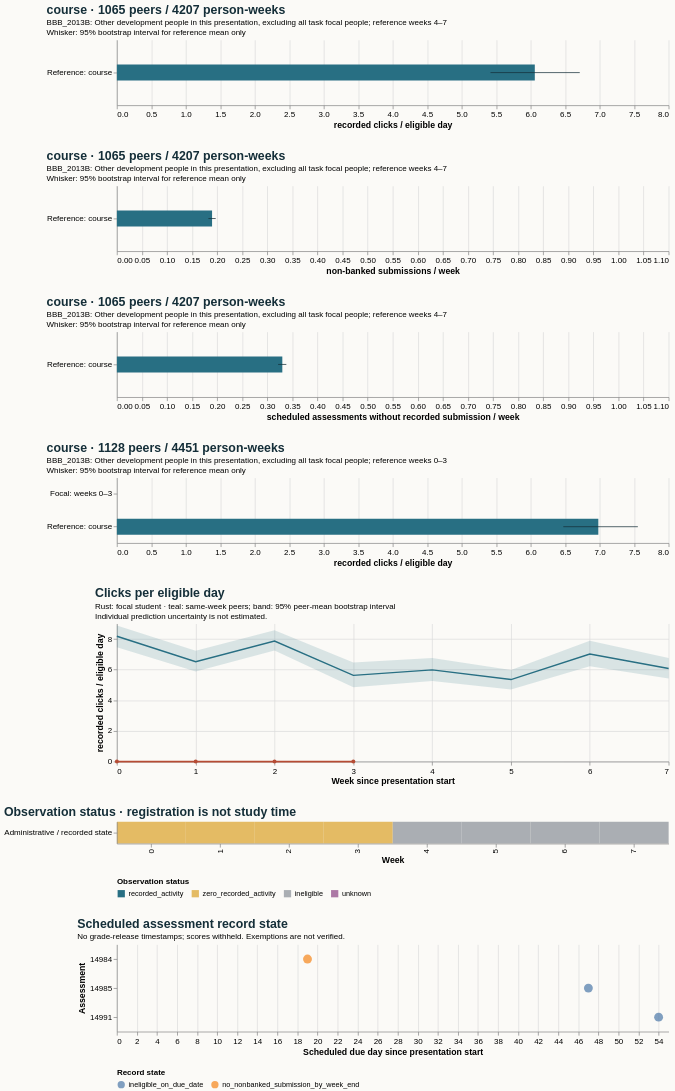

The specification (Vega-Lite) saved for this image:
### Vega-Lite specification from a JSON file in a GitHub repository (floating-point values rounded to 4 significant figures)
{"$schema": "https://vega.github.io/schema/vega-lite/v5.20.1.json", "config": {"axis": {"labelFontSize": 11, "titleFontSize": 12}, "background": "#fbfaf7", "font": "sans-serif", "title": {"anchor": "start", "color": "#142e38", "fontSize": 17, "subtitleFontSize": 11}, "view": {"continuousHeight": 300, "continuousWidth": 300, "stroke": null}}, "datasets": {"data-4c27e6e628167cfd0b411db370dc35ba": [{"end_day": 6, "focal_value": 0.0, "peer_ci_high": 8.871, "peer_ci_low": 7.452, "peer_mean": 8.174, "peer_observations": 1127, "peer_people": 1127, "reference": "course", "unit": "recorded clicks / eligible day", "week": 0}, {"end_day": 13, "focal_value": 0.0, "peer_ci_high": 7.232, "peer_ci_low": 5.883, "peer_mean": 6.521, "peer_observations": 1121, "peer_people": 1121, "reference": "course", "unit": "recorded clicks / eligible day", "week": 1}, {"end_day": 20, "focal_value": 0.0, "peer_ci_high": 8.57, "peer_ci_low": 7.25, "peer_mean": 7.865, "peer_observations": 1105, "peer_people": 1105, "reference": "course", "unit": "recorded clicks / eligible day", "week": 2}, {"end_day": 27, "focal_value": 0.0, "peer_ci_high": 6.459, "peer_ci_low": 4.849, "peer_mean": 5.625, "peer_observations": 1098, "peer_people": 1098, "reference": "course", "unit": "recorded clicks / eligible day", "week": 3}, {"end_day": 34, "focal_value": null, "peer_ci_high": 6.765, "peer_ci_low": 5.26, "peer_mean": 5.982, "peer_observations": 1065, "peer_people": 1065, "reference": "course", "unit": "recorded clicks / eligible day", "week": 4}, {"end_day": 41, "focal_value": null, "peer_ci_high": 5.967, "peer_ci_low": 4.705, "peer_mean": 5.35, "peer_observations": 1058, "peer_people": 1058, "reference": "course", "unit": "recorded clicks / eligible day", "week": 5}, {"end_day": 48, "focal_value": null, "peer_ci_high": 7.878, "peer_ci_low": 6.227, "peer_mean": 7.012, "peer_observations": 1050, "peer_people": 1050, "reference": "course", "unit": "recorded clicks / eligible day", "week": 6}, {"end_day": 55, "focal_value": null, "peer_ci_high": 6.762, "peer_ci_low": 5.427, "peer_mean": 6.076, "peer_observations": 1034, "peer_people": 1034, "reference": "course", "unit": "recorded clicks / eligible day", "week": 7}], "data-4ca21a1d6e8f91bcca9076e58ef3143f": [{"hi": null, "lo": null, "series": "Focal: weeks 4–7", "value": null}, {"hi": 0.197, "lo": 0.1824, "series": "Reference: course", "value": 0.1897}], "data-78a18c7f6ad613cca0553ad7d17dcb2a": [{"hi": null, "lo": null, "series": "Focal: weeks 4–7", "value": null}, {"hi": 0.3378, "lo": 0.3214, "series": "Reference: course", "value": 0.3298}], "data-8cb647addeba0d053e5f3fbcbcd644f6": [{"eligible_days": 7.0, "end_day": 6, "logging_completeness": "unknown", "observation_status": "zero_recorded_activity", "row": "Administrative / recorded state", "score_status": "withheld_release_time_unknown", "start_day": 0, "value": 0.0, "week": 0}, {"eligible_days": 7.0, "end_day": 13, "logging_completeness": "unknown", "observation_status": "zero_recorded_activity", "row": "Administrative / recorded state", "score_status": "withheld_release_time_unknown", "start_day": 7, "value": 0.0, "week": 1}, {"eligible_days": 7.0, "end_day": 20, "logging_completeness": "unknown", "observation_status": "zero_recorded_activity", "row": "Administrative / recorded state", "score_status": "withheld_release_time_unknown", "start_day": 14, "value": 0.0, "week": 2}, {"eligible_days": 6.0, "end_day": 27, "logging_completeness": "unknown", "observation_status": "zero_recorded_activity", "row": "Administrative / recorded state", "score_status": "withheld_release_time_unknown", "start_day": 21, "value": 0.0, "week": 3}, {"eligible_days": 0.0, "end_day": 34, "logging_completeness": "unknown", "observation_status": "ineligible", "row": "Administrative / recorded state", "score_status": "withheld_release_time_unknown", "start_day": 28, "value": null, "week": 4}, {"eligible_days": 0.0, "end_day": 41, "logging_completeness": "unknown", "observation_status": "ineligible", "row": "Administrative / recorded state", "score_status": "withheld_release_time_unknown", "start_day": 35, "value": null, "week": 5}, {"eligible_days": 0.0, "end_day": 48, "logging_completeness": "unknown", "observation_status": "ineligible", "row": "Administrative / recorded state", "score_status": "withheld_release_time_unknown", "start_day": 42, "value": null, "week": 6}, {"eligible_days": 0.0, "end_day": 55, "logging_completeness": "unknown", "observation_status": "ineligible", "row": "Administrative / recorded state", "score_status": "withheld_release_time_unknown", "start_day": 49, "value": null, "week": 7}], "data-ad7d0c8bf351e940bb42a6df6dc84367": [{"hi": null, "lo": null, "series": "Focal: weeks 4–7", "value": null}, {"hi": 6.711, "lo": 5.417, "series": "Reference: course", "value": 6.059}], "data-c804da4b781df25747de5e55c03f81ca": [{"as_of_day": 20, "assessment_id": 14984, "course": "BBB_2013B", "due_day": 19, "person_id": 558146, "score_status": "withheld_release_time_unknown", "state": "no_nonbanked_submission_by_week_end", "week": 2}, {"as_of_day": 48, "assessment_id": 14985, "course": "BBB_2013B", "due_day": 47, "person_id": 558146, "score_status": "withheld_release_time_unknown", "state": "ineligible_on_due_date", "week": 6}, {"as_of_day": 55, "assessment_id": 14991, "course": "BBB_2013B", "due_day": 54, "person_id": 558146, "score_status": "withheld_release_time_unknown", "state": "ineligible_on_due_date", "week": 7}], "data-fa13c4896456eaf64b79150cd266ddfc": [{"hi": null, "lo": null, "series": "Focal: weeks 0–3", "value": 0.0}, {"hi": 7.553, "lo": 6.472, "series": "Reference: course", "value": 6.98}]}, "resolve": {"scale": {"color": "independent"}}, "spacing": 28, "vconcat": [{"data": {"name": "data-ad7d0c8bf351e940bb42a6df6dc84367"}, "height": 90, "layer": [{"encoding": {"x": {"field": "value", "scale": {"domain": [0, 7.931], "zero": true}, "title": "recorded clicks / eligible day", "type": "quantitative"}, "y": {"field": "series", "sort": null, "title": null, "type": "nominal"}}, "mark": {"color": "#286f83", "size": 22, "type": "bar"}}, {"encoding": {"x": {"field": "lo", "type": "quantitative"}, "x2": {"field": "hi"}, "y": {"field": "series", "sort": null, "title": null, "type": "nominal"}}, "mark": {"color": "#142e38", "type": "rule"}}], "title": {"subtitle": ["BBB_2013B: Other development people in this presentation, excluding all task focal people; reference weeks 4–7", "Whisker: 95% bootstrap interval for reference mean only"], "text": "course · 1065 peers / 4207 person-weeks"}, "width": 760}, {"data": {"name": "data-4ca21a1d6e8f91bcca9076e58ef3143f"}, "height": 90, "layer": [{"encoding": {"x": {"field": "value", "scale": {"domain": [0, 1.05], "zero": true}, "title": "non-banked submissions / week", "type": "quantitative"}, "y": {"field": "series", "sort": null, "title": null, "type": "nominal"}}, "mark": {"color": "#286f83", "size": 22, "type": "bar"}}, {"encoding": {"x": {"field": "lo", "type": "quantitative"}, "x2": {"field": "hi"}, "y": {"field": "series", "sort": null, "title": null, "type": "nominal"}}, "mark": {"color": "#142e38", "type": "rule"}}], "title": {"subtitle": ["BBB_2013B: Other development people in this presentation, excluding all task focal people; reference weeks 4–7", "Whisker: 95% bootstrap interval for reference mean only"], "text": "course · 1065 peers / 4207 person-weeks"}, "width": 760}, {"data": {"name": "data-78a18c7f6ad613cca0553ad7d17dcb2a"}, "height": 90, "layer": [{"encoding": {"x": {"field": "value", "scale": {"domain": [0, 1.05], "zero": true}, "title": "scheduled assessments without recorded submission / week", "type": "quantitative"}, "y": {"field": "series", "sort": null, "title": null, "type": "nominal"}}, "mark": {"color": "#286f83", "size": 22, "type": "bar"}}, {"encoding": {"x": {"field": "lo", "type": "quantitative"}, "x2": {"field": "hi"}, "y": {"field": "series", "sort": null, "title": null, "type": "nominal"}}, "mark": {"color": "#142e38", "type": "rule"}}], "title": {"subtitle": ["BBB_2013B: Other development people in this presentation, excluding all task focal people; reference weeks 4–7", "Whisker: 95% bootstrap interval for reference mean only"], "text": "course · 1065 peers / 4207 person-weeks"}, "width": 760}, {"data": {"name": "data-fa13c4896456eaf64b79150cd266ddfc"}, "height": 90, "layer": [{"encoding": {"x": {"field": "value", "scale": {"domain": [0, 7.931], "zero": true}, "title": "recorded clicks / eligible day", "type": "quantitative"}, "y": {"field": "series", "sort": null, "title": null, "type": "nominal"}}, "mark": {"color": "#286f83", "size": 22, "type": "bar"}}, {"encoding": {"x": {"field": "lo", "type": "quantitative"}, "x2": {"field": "hi"}, "y": {"field": "series", "sort": null, "title": null, "type": "nominal"}}, "mark": {"color": "#142e38", "type": "rule"}}], "title": {"subtitle": ["BBB_2013B: Other development people in this presentation, excluding all task focal people; reference weeks 0–3", "Whisker: 95% bootstrap interval for reference mean only"], "text": "course · 1128 peers / 4451 person-weeks"}, "width": 760}, {"data": {"name": "data-4c27e6e628167cfd0b411db370dc35ba"}, "height": 190, "layer": [{"encoding": {"x": {"axis": {"tickMinStep": 1}, "field": "week", "title": "Week since presentation start", "type": "quantitative"}, "y": {"field": "peer_ci_low", "scale": {"zero": true}, "title": "recorded clicks / eligible day", "type": "quantitative"}, "y2": {"field": "peer_ci_high"}}, "mark": {"color": "#286f83", "opacity": 0.16, "type": "area"}}, {"encoding": {"tooltip": [{"field": "week", "type": "quantitative"}, {"field": "peer_mean", "type": "quantitative"}, {"field": "peer_people", "type": "quantitative"}, {"field": "peer_observations", "type": "quantitative"}], "x": {"field": "week", "type": "quantitative"}, "y": {"field": "peer_mean", "type": "quantitative"}}, "mark": {"color": "#286f83", "strokeWidth": 2, "type": "line"}}, {"encoding": {"tooltip": [{"field": "week", "type": "quantitative"}, {"field": "focal_value", "type": "quantitative"}], "x": {"field": "week", "type": "quantitative"}, "y": {"field": "focal_value", "type": "quantitative"}}, "mark": {"color": "#b64c35", "point": {"color": "#b64c35"}, "strokeWidth": 2.5, "type": "line"}}], "title": {"subtitle": ["Rust: focal student · teal: same-week peers; band: 95% peer-mean bootstrap interval", "Individual prediction uncertainty is not estimated."], "text": "Clicks per eligible day"}, "width": 760}, {"data": {"name": "data-8cb647addeba0d053e5f3fbcbcd644f6"}, "encoding": {"color": {"field": "observation_status", "legend": {"labelLimit": 260, "orient": "bottom"}, "scale": {"domain": ["recorded_activity", "zero_recorded_activity", "ineligible", "unknown"], "range": ["#286f83", "#e4bb64", "#aaaeb3", "#ac78a5"]}, "title": "Observation status", "type": "nominal"}, "tooltip": [{"field": "week", "type": "quantitative"}, {"field": "eligible_days", "type": "quantitative"}, {"field": "observation_status", "type": "nominal"}, {"field": "logging_completeness", "type": "nominal"}], "x": {"field": "week", "title": "Week", "type": "ordinal"}, "y": {"field": "row", "title": null, "type": "nominal"}}, "height": 30, "mark": {"type": "rect"}, "title": "Observation status · registration is not study time", "width": 760}, {"data": {"name": "data-c804da4b781df25747de5e55c03f81ca"}, "encoding": {"color": {"field": "state", "legend": {"labelLimit": 400, "orient": "bottom"}, "title": "Record state", "type": "nominal"}, "tooltip": [{"field": "assessment_id", "type": "quantitative"}, {"field": "due_day", "type": "quantitative"}, {"field": "as_of_day", "type": "quantitative"}, {"field": "state", "type": "nominal"}, {"field": "score_status", "type": "nominal"}], "x": {"field": "due_day", "title": "Scheduled due day since presentation start", "type": "quantitative"}, "y": {"field": "assessment_id", "title": "Assessment", "type": "nominal"}}, "height": 120, "mark": {"filled": true, "size": 150, "type": "point"}, "title": {"subtitle": "No grade-release timestamps; scores withheld. Exemptions are not verified.", "text": "Scheduled assessment record state"}, "width": 760}]}
